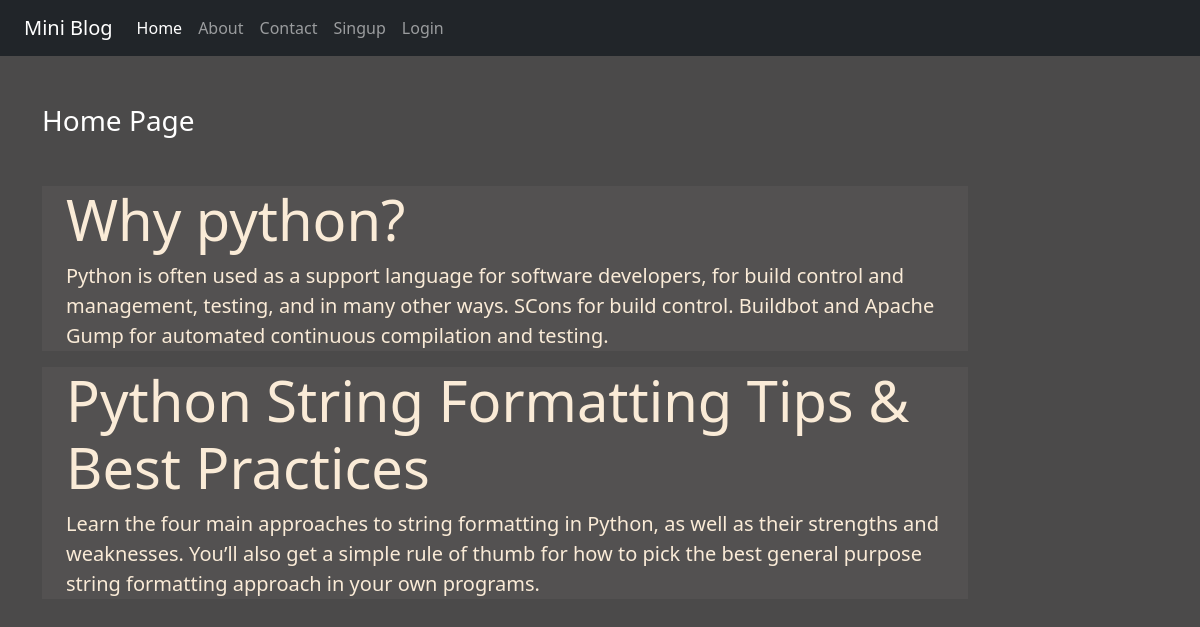
The page / on the database its author committed.
### blog/models.py (models this page shows)
class Post(models.Model):
    title = models.CharField(max_length=150)
    desc = models.TextField()

### blog/views.py (the view)
# urls.py: 2. Add a URL to urlpatterns:  path('', views.home, name='home')
def home(request):
    posts = Post.objects.all()
    return render(request, 'blog/home.html' ,{'posts': posts})

### blog/templates/blog/home.html
{% extends 'blog/base.html' %}
{% load static %}
{% block content %}
<div class="col-sm-10">
    <h3 class="text-white my-5">Home Page</h3>
    {% for post in posts %}
        <div class="jumbotron jumbotron-fluid jumbo-color" jumbo-color>
            <div class="container">
            <h1 class="display-4 font-weight-bold">{{post.title}}</h1>
            <p class="lead"> {{post.desc}}</p>
            </div>
        </div>
    {% endfor %}
</div>
 {% endblock  %}

### blog/static/blog/css/style.css (style rules this page uses)
body { background-color: rgb(75,74,74); color: antiquewhite; }
.jumbo-color { background-color: rgb(83,81,81); }

### rows shown on the page
Post: title "Why python?", desc "Python is often used as a support language for software developers, for build control and management, testing, and in many other ways. SCons for build control. Buildbot and Apache Gump for automated continuous compilation and testing."
Post: title "Python String Formatting Tips & Best Practices", desc "Learn the four main approaches to string formatting in Python, as well as their strengths and weaknesses. You’ll also get a simple rule of thumb for how to pick the best general purpose string formatting approach in your own programs."
